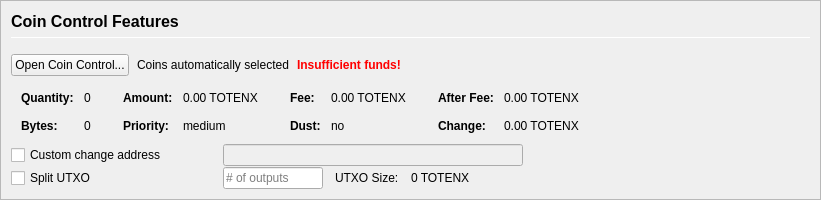
         <widget class="QFrame" name="frameCoinControl">
          <property name="sizePolicy">
           <sizepolicy hsizetype="Expanding" vsizetype="Expanding">
            <horstretch>0</horstretch>
            <verstretch>0</verstretch>
           </sizepolicy>
          </property>
          <property name="maximumSize">
           <size>
            <width>16777215</width>
            <height>16777215</height>
           </size>
          </property>
          <property name="frameShape">
           <enum>QFrame::StyledPanel</enum>
          </property>
          <property name="frameShadow">
           <enum>QFrame::Sunken</enum>
          </property>
          <layout class="QVBoxLayout" name="verticalLayoutCoinControl2">
           <property name="spacing">
            <number>0</number>
           </property>
           <property name="leftMargin">
            <number>0</number>
           </property>
           <property name="topMargin">
            <number>0</number>
           </property>
           <property name="rightMargin">
            <number>0</number>
           </property>
           <property name="bottomMargin">
            <number>0</number>
           </property>
           <item>
            <widget class="QFrame" name="frameCoinControl_BG">
             <layout class="QVBoxLayout" name="verticalLayoutCoinControl" stretch="0,0,0,0,0,0">
              <property name="spacing">
               <number>1</number>
              </property>
              <property name="leftMargin">
               <number>10</number>
              </property>
              <property name="topMargin">
               <number>10</number>
              </property>
              <item>
               <layout class="QHBoxLayout" name="horizontalLayoutCoinControl1">
                <property name="bottomMargin">
                 <number>15</number>
                </property>
                <item>
                 <layout class="QVBoxLayout" name="verticalLayout_3">
                  <property name="spacing">
                   <number>6</number>
                  </property>
                  <item>
                   <widget class="QLabel" name="labelCoinControlFeatures">
                    <property name="sizePolicy">
                     <sizepolicy hsizetype="Preferred" vsizetype="Maximum">
                      <horstretch>0</horstretch>
                      <verstretch>0</verstretch>
                     </sizepolicy>
                    </property>
                    <property name="minimumSize">
                     <size>
                      <width>0</width>
                      <height>20</height>
                     </size>
                    </property>
                    <property name="font">
                     <font>
                      <pointsize>12</pointsize>
                      <weight>75</weight>
                      <bold>true</bold>
                     </font>
                    </property>
                    <property name="styleSheet">
                     <string notr="true">font-weight:bold;</string>
                    </property>
                    <property name="text">
                     <string>Coin Control Features</string>
                    </property>
                   </widget>
                  </item>
                  <item>
                   <widget class="Line" name="line">
                    <property name="minimumSize">
                     <size>
                      <width>0</width>
                      <height>1</height>
                     </size>
                    </property>
                    <property name="maximumSize">
                     <size>
                      <width>16777215</width>
                      <height>1</height>
                     </size>
                    </property>
                    <property name="orientation">
                     <enum>Qt::Horizontal</enum>
                    </property>
                   </widget>
                  </item>
                 </layout>
                </item>
               </layout>
              </item>
              <item>
               <layout class="QHBoxLayout" name="horizontalLayoutCoinControl2" stretch="0,0,0,0">
                <property name="spacing">
                 <number>8</number>
                </property>
                <property name="bottomMargin">
                 <number>10</number>
                </property>
                <item>
                 <widget class="QPushButton" name="pushButtonCoinControl">
                  <property name="styleSheet">
                   <string notr="true"/>
                  </property>
                  <property name="text">
                   <string>Open Coin Control...</string>
                  </property>
                  <property name="autoDefault">
                   <bool>false</bool>
                  </property>
                 </widget>
                </item>
                <item>
                 <widget class="QLabel" name="labelCoinControlAutomaticallySelected">
                  <property name="text">
                   <string>Coins automatically selected</string>
                  </property>
                  <property name="margin">
                   <number>5</number>
                  </property>
                 </widget>
                </item>
                <item>
                 <widget class="QLabel" name="labelCoinControlInsuffFunds">
                  <property name="font">
                   <font>
                    <weight>75</weight>
                    <bold>true</bold>
                   </font>
                  </property>
                  <property name="styleSheet">
                   <string notr="true">color:red;font-weight:bold;</string>
                  </property>
                  <property name="text">
                   <string>Insufficient funds!</string>
                  </property>
                  <property name="margin">
                   <number>5</number>
                  </property>
                 </widget>
                </item>
                <item>
                 <spacer name="horizontalSpacerCoinControl">
                  <property name="orientation">
                   <enum>Qt::Horizontal</enum>
                  </property>
                  <property name="sizeHint" stdset="0">
                   <size>
                    <width>40</width>
                    <height>1</height>
                   </size>
                  </property>
                 </spacer>
                </item>
               </layout>
              </item>
              <item>
               <widget class="QWidget" name="widgetCoinControl" native="true">
                <property name="sizePolicy">
                 <sizepolicy hsizetype="Preferred" vsizetype="Preferred">
                  <horstretch>0</horstretch>
                  <verstretch>0</verstretch>
                 </sizepolicy>
                </property>
                <property name="minimumSize">
                 <size>
                  <width>0</width>
                  <height>0</height>
                 </size>
                </property>
                <property name="styleSheet">
                 <string notr="true"/>
                </property>
                <layout class="QHBoxLayout" name="horizontalLayoutCoinControl5">
                 <property name="leftMargin">
                  <number>0</number>
                 </property>
                 <property name="topMargin">
                  <number>0</number>
                 </property>
                 <property name="rightMargin">
                  <number>0</number>
                 </property>
                 <property name="bottomMargin">
                  <number>0</number>
                 </property>
                 <item>
                  <layout class="QHBoxLayout" name="horizontalLayoutCoinControl3" stretch="0,0,0,1">
                   <property name="spacing">
                    <number>20</number>
                   </property>
                   <property name="topMargin">
                    <number>0</number>
                   </property>
                   <property name="bottomMargin">
                    <number>10</number>
                   </property>
                   <item>
                    <layout class="QFormLayout" name="formLayoutCoinControl1">
                     <property name="horizontalSpacing">
                      <number>10</number>
                     </property>
                     <property name="verticalSpacing">
                      <number>14</number>
                     </property>
                     <property name="leftMargin">
                      <number>10</number>
                     </property>
                     <property name="topMargin">
                      <number>4</number>
                     </property>
                     <property name="rightMargin">
                      <number>6</number>
                     </property>
                     <item row="0" column="0">
                      <widget class="QLabel" name="labelCoinControlQuantityText">
                       <property name="font">
                        <font>
                         <weight>75</weight>
                         <bold>true</bold>
                        </font>
                       </property>
                       <property name="text">
                        <string>Quantity:</string>
                       </property>
                       <property name="margin">
                        <number>0</number>
                       </property>
                      </widget>
                     </item>
                     <item row="0" column="1">
                      <widget class="QLabel" name="labelCoinControlQuantity">
                       <property name="cursor">
                        <cursorShape>IBeamCursor</cursorShape>
                       </property>
                       <property name="contextMenuPolicy">
                        <enum>Qt::ActionsContextMenu</enum>
                       </property>
                       <property name="text">
                        <string notr="true">0</string>
                       </property>
                       <property name="margin">
                        <number>0</number>
                       </property>
                       <property name="textInteractionFlags">
                        <set>Qt::LinksAccessibleByMouse|Qt::TextSelectableByKeyboard|Qt::TextSelectableByMouse</set>
                       </property>
                      </widget>
                     </item>
                     <item row="1" column="0">
                      <widget class="QLabel" name="labelCoinControlBytesText">
                       <property name="font">
                        <font>
                         <weight>75</weight>
                         <bold>true</bold>
                        </font>
                       </property>
                       <property name="text">
                        <string>Bytes:</string>
                       </property>
                      </widget>
                     </item>
                     <item row="1" column="1">
                      <widget class="QLabel" name="labelCoinControlBytes">
                       <property name="cursor">
                        <cursorShape>IBeamCursor</cursorShape>
                       </property>
                       <property name="contextMenuPolicy">
                        <enum>Qt::ActionsContextMenu</enum>
                       </property>
                       <property name="text">
                        <string notr="true">0</string>
                       </property>
                       <property name="textInteractionFlags">
                        <set>Qt::LinksAccessibleByMouse|Qt::TextSelectableByKeyboard|Qt::TextSelectableByMouse</set>
                       </property>
                      </widget>
                     </item>
                    </layout>
                   </item>
                   <item>
                    <layout class="QFormLayout" name="formLayoutCoinControl2">
                     <property name="horizontalSpacing">
                      <number>10</number>
                     </property>
                     <property name="verticalSpacing">
                      <number>14</number>
                     </property>
                     <property name="leftMargin">
                      <number>6</number>
                     </property>
                     <property name="topMargin">
                      <number>4</number>
                     </property>
                     <property name="rightMargin">
                      <number>6</number>
                     </property>
                     <item row="0" column="0">
                      <widget class="QLabel" name="labelCoinControlAmountText">
                       <property name="font">
                        <font>
                         <weight>75</weight>
                         <bold>true</bold>
                        </font>
                       </property>
                       <property name="text">
                        <string>Amount:</string>
                       </property>
                       <property name="margin">
                        <number>0</number>
                       </property>
                      </widget>
                     </item>
                     <item row="0" column="1">
                      <widget class="QLabel" name="labelCoinControlAmount">
                       <property name="cursor">
                        <cursorShape>IBeamCursor</cursorShape>
                       </property>
                       <property name="contextMenuPolicy">
                        <enum>Qt::ActionsContextMenu</enum>
                       </property>
                       <property name="text">
                        <string notr="true">0.00 TOTENX</string>
                       </property>
                       <property name="textInteractionFlags">
                        <set>Qt::LinksAccessibleByMouse|Qt::TextSelectableByKeyboard|Qt::TextSelectableByMouse</set>
                       </property>
                      </widget>
                     </item>
                     <item row="1" column="0">
                      <widget class="QLabel" name="labelCoinControlPriorityText">
                       <property name="font">
                        <font>
                         <weight>75</weight>
                         <bold>true</bold>
                        </font>
                       </property>
                       <property name="text">
                        <string>Priority:</string>
                       </property>
                      </widget>
                     </item>
                     <item row="1" column="1">
                      <widget class="QLabel" name="labelCoinControlPriority">
                       <property name="cursor">
                        <cursorShape>IBeamCursor</cursorShape>
                       </property>
                       <property name="contextMenuPolicy">
                        <enum>Qt::ActionsContextMenu</enum>
                       </property>
                       <property name="text">
                        <string>medium</string>
                       </property>
                       <property name="textInteractionFlags">
                        <set>Qt::LinksAccessibleByMouse|Qt::TextSelectableByKeyboard|Qt::TextSelectableByMouse</set>
                       </property>
                      </widget>
                     </item>
                    </layout>
                   </item>
                   <item>
                    <layout class="QFormLayout" name="formLayoutCoinControl3">
                     <property name="horizontalSpacing">
                      <number>10</number>
                     </property>
                     <property name="verticalSpacing">
                      <number>14</number>
                     </property>
                     <property name="leftMargin">
                      <number>6</number>
                     </property>
                     <property name="topMargin">
                      <number>4</number>
                     </property>
                     <property name="rightMargin">
                      <number>6</number>
                     </property>
                     <item row="0" column="0">
                      <widget class="QLabel" name="labelCoinControlFeeText">
                       <property name="font">
                        <font>
                         <weight>75</weight>
                         <bold>true</bold>
                        </font>
                       </property>
                       <property name="text">
                        <string>Fee:</string>
                       </property>
                       <property name="margin">
                        <number>0</number>
                       </property>
                      </widget>
                     </item>
                     <item row="0" column="1">
                      <widget class="QLabel" name="labelCoinControlFee">
                       <property name="cursor">
                        <cursorShape>IBeamCursor</cursorShape>
                       </property>
                       <property name="contextMenuPolicy">
                        <enum>Qt::ActionsContextMenu</enum>
                       </property>
                       <property name="text">
                        <string notr="true">0.00 TOTENX</string>
                       </property>
                       <property name="textInteractionFlags">
                        <set>Qt::LinksAccessibleByMouse|Qt::TextSelectableByKeyboard|Qt::TextSelectableByMouse</set>
                       </property>
                      </widget>
                     </item>
                     <item row="1" column="0">
                      <widget class="QLabel" name="labelCoinControlLowOutputText">
                       <property name="font">
                        <font>
                         <weight>75</weight>
                         <bold>true</bold>
                        </font>
                       </property>
                       <property name="text">
                        <string>Dust:</string>
                       </property>
                      </widget>
                     </item>
                     <item row="1" column="1">
                      <widget class="QLabel" name="labelCoinControlLowOutput">
                       <property name="cursor">
                        <cursorShape>IBeamCursor</cursorShape>
                       </property>
                       <property name="contextMenuPolicy">
                        <enum>Qt::ActionsContextMenu</enum>
                       </property>
                       <property name="text">
                        <string>no</string>
                       </property>
                       <property name="textInteractionFlags">
                        <set>Qt::LinksAccessibleByMouse|Qt::TextSelectableByKeyboard|Qt::TextSelectableByMouse</set>
                       </property>
                      </widget>
                     </item>
                    </layout>
                   </item>
                   <item>
                    <layout class="QFormLayout" name="formLayoutCoinControl4">
                     <property name="horizontalSpacing">
                      <number>10</number>
                     </property>
                     <property name="verticalSpacing">
                      <number>14</number>
                     </property>
                     <property name="leftMargin">
                      <number>6</number>
                     </property>
                     <property name="topMargin">
                      <number>4</number>
                     </property>
                     <property name="rightMargin">
                      <number>6</number>
                     </property>
                     <item row="0" column="0">
                      <widget class="QLabel" name="labelCoinControlAfterFeeText">
                       <property name="font">
                        <font>
                         <weight>75</weight>
                         <bold>true</bold>
                        </font>
                       </property>
                       <property name="text">
                        <string>After Fee:</string>
                       </property>
                       <property name="margin">
                        <number>0</number>
                       </property>
                      </widget>
                     </item>
                     <item row="0" column="1">
                      <widget class="QLabel" name="labelCoinControlAfterFee">
                       <property name="cursor">
                        <cursorShape>IBeamCursor</cursorShape>
                       </property>
                       <property name="contextMenuPolicy">
                        <enum>Qt::ActionsContextMenu</enum>
                       </property>
                       <property name="text">
                        <string notr="true">0.00 TOTENX</string>
                       </property>
                       <property name="textInteractionFlags">
                        <set>Qt::LinksAccessibleByMouse|Qt::TextSelectableByKeyboard|Qt::TextSelectableByMouse</set>
                       </property>
                      </widget>
                     </item>
                     <item row="1" column="0">
                      <widget class="QLabel" name="labelCoinControlChangeText">
                       <property name="font">
                        <font>
                         <weight>75</weight>
                         <bold>true</bold>
                        </font>
                       </property>
                       <property name="text">
                        <string>Change:</string>
                       </property>
                      </widget>
                     </item>
                     <item row="1" column="1">
                      <widget class="QLabel" name="labelCoinControlChange">
                       <property name="cursor">
                        <cursorShape>IBeamCursor</cursorShape>
                       </property>
                       <property name="contextMenuPolicy">
                        <enum>Qt::ActionsContextMenu</enum>
                       </property>
                       <property name="text">
                        <string notr="true">0.00 TOTENX</string>
                       </property>
                       <property name="textInteractionFlags">
                        <set>Qt::LinksAccessibleByMouse|Qt::TextSelectableByKeyboard|Qt::TextSelectableByMouse</set>
                       </property>
                      </widget>
                     </item>
                    </layout>
                   </item>
                  </layout>
                 </item>
                </layout>
               </widget>
              </item>
              <item>
               <layout class="QHBoxLayout" name="horizontalLayoutCoinControl4">
                <property name="spacing">
                 <number>12</number>
                </property>
                <property name="sizeConstraint">
                 <enum>QLayout::SetDefaultConstraint</enum>
                </property>
                <property name="topMargin">
                 <number>0</number>
                </property>
                <property name="rightMargin">
                 <number>0</number>
                </property>
                <item>
                 <widget class="QCheckBox" name="checkBoxCoinControlChange">
                  <property name="sizePolicy">
                   <sizepolicy hsizetype="Preferred" vsizetype="Preferred">
                    <horstretch>0</horstretch>
                    <verstretch>0</verstretch>
                   </sizepolicy>
                  </property>
                  <property name="minimumSize">
                   <size>
                    <width>200</width>
                    <height>0</height>
                   </size>
                  </property>
                  <property name="maximumSize">
                   <size>
                    <width>200</width>
                    <height>16777215</height>
                   </size>
                  </property>
                  <property name="toolTip">
                   <string>If this is activated, but the change address is empty or invalid, change will be sent to a newly generated address.</string>
                  </property>
                  <property name="text">
                   <string>Custom change address</string>
                  </property>
                 </widget>
                </item>
                <item>
                 <widget class="QValidatedLineEdit" name="lineEditCoinControlChange">
                  <property name="enabled">
                   <bool>false</bool>
                  </property>
                  <property name="sizePolicy">
                   <sizepolicy hsizetype="Preferred" vsizetype="Preferred">
                    <horstretch>0</horstretch>
                    <verstretch>0</verstretch>
                   </sizepolicy>
                  </property>
                  <property name="minimumSize">
                   <size>
                    <width>300</width>
                    <height>0</height>
                   </size>
                  </property>
                 </widget>
                </item>
                <item>
                 <widget class="QLabel" name="labelCoinControlChangeLabel">
                  <property name="sizePolicy">
                   <sizepolicy hsizetype="Preferred" vsizetype="Preferred">
                    <horstretch>0</horstretch>
                    <verstretch>0</verstretch>
                   </sizepolicy>
                  </property>
                  <property name="minimumSize">
                   <size>
                    <width>100</width>
                    <height>0</height>
                   </size>
                  </property>
                  <property name="text">
                   <string/>
                  </property>
                  <property name="margin">
                   <number>3</number>
                  </property>
                 </widget>
                </item>
               </layout>
              </item>
              <item>
               <layout class="QHBoxLayout" name="horizontalLayoutCoinControl6">
                <property name="spacing">
                 <number>12</number>
                </property>
                <property name="rightMargin">
                 <number>0</number>
                </property>
                <item>
                 <widget class="QCheckBox" name="splitBlockCheckBox">
                  <property name="sizePolicy">
                   <sizepolicy hsizetype="Preferred" vsizetype="Preferred">
                    <horstretch>0</horstretch>
                    <verstretch>0</verstretch>
                   </sizepolicy>
                  </property>
                  <property name="minimumSize">
                   <size>
                    <width>200</width>
                    <height>0</height>
                   </size>
                  </property>
                  <property name="maximumSize">
                   <size>
                    <width>200</width>
                    <height>16777215</height>
                   </size>
                  </property>
                  <property name="text">
                   <string>Split UTXO</string>
                  </property>
                 </widget>
                </item>
                <item>
                 <widget class="QLineEdit" name="splitBlockLineEdit">
                  <property name="sizePolicy">
                   <sizepolicy hsizetype="Preferred" vsizetype="Preferred">
                    <horstretch>50</horstretch>
                    <verstretch>0</verstretch>
                   </sizepolicy>
                  </property>
                  <property name="minimumSize">
                   <size>
                    <width>100</width>
                    <height>0</height>
                   </size>
                  </property>
                  <property name="maximumSize">
                   <size>
                    <width>100</width>
                    <height>16777215</height>
                   </size>
                  </property>
                  <property name="placeholderText">
                   <string># of outputs</string>
                  </property>
                 </widget>
                </item>
                <item>
                 <widget class="QLabel" name="labelBlockSizeText">
                  <property name="text">
                   <string>UTXO Size:</string>
                  </property>
                 </widget>
                </item>
                <item>
                 <widget class="QLabel" name="labelBlockSize">
                  <property name="text">
                   <string>0 TOTENX</string>
                  </property>
                 </widget>
                </item>
                <item>
                 <spacer name="horizontalSpacer_7">
                  <property name="orientation">
                   <enum>Qt::Horizontal</enum>
                  </property>
                  <property name="sizeHint" stdset="0">
                   <size>
                    <width>40</width>
                    <height>20</height>
                   </size>
                  </property>
                 </spacer>
                </item>
               </layout>
              </item>
              <item>
               <spacer name="verticalSpacerCoinControl">
                <property name="orientation">
                 <enum>Qt::Vertical</enum>
                </property>
                <property name="sizeHint" stdset="0">
                 <size>
                  <width>800</width>
                  <height>1</height>
                 </size>
                </property>
               </spacer>
              </item>
             </layout>
            </widget>
           </item>
          </layout>
         </widget>
